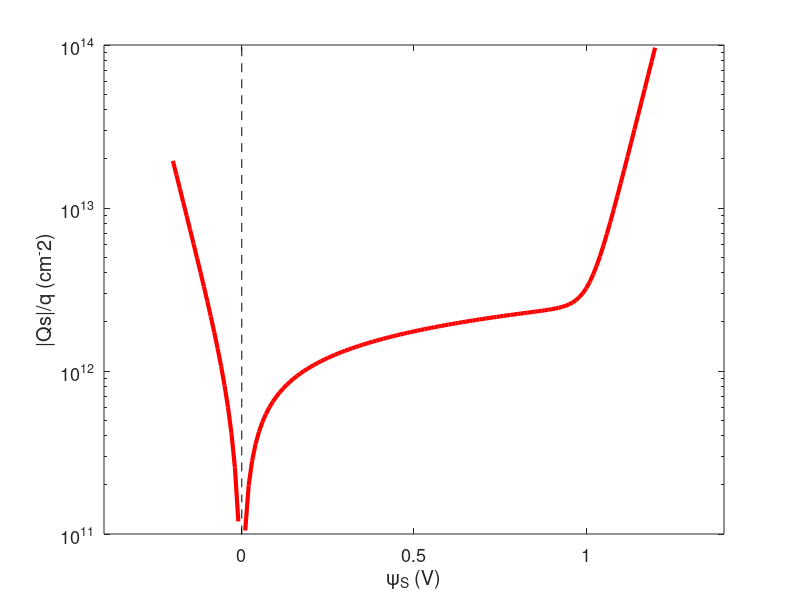
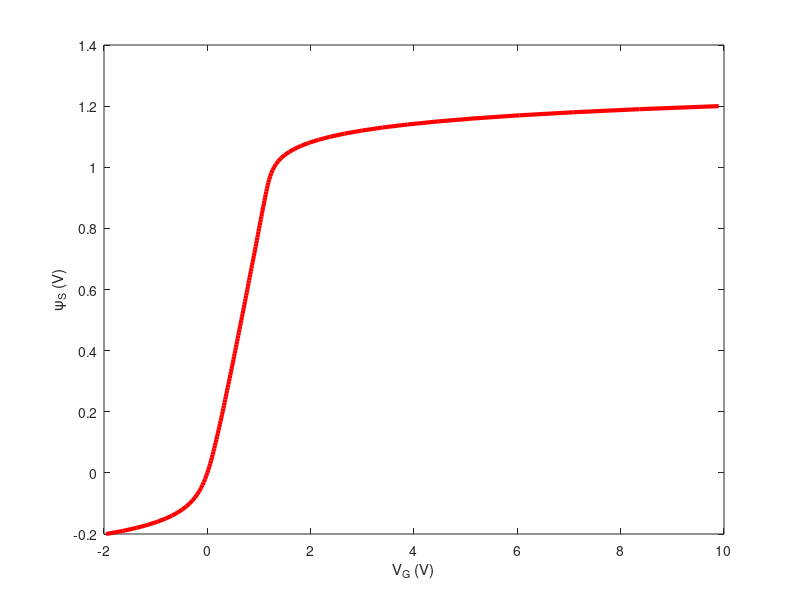

These figures' MATLAB source, in order: (Note: this script raises an error after producing the figures.)
% Surface potential vs. Gate voltage for MOS Capacitor  

%Initialize the range of the surface potential 
psi = -0.2:0.01:1.2; %[V] 

%Specify the physical constants  
epsilon_siO2 = 4*8.854*1e-14; %Permittivity of SiO2 [F/cm] 

epsilon_si = 11.68*8.854*1e-14; %Permittivity of Si [F/cm] 
k_b = 1.380e-23; %Boltzmann constant [J/K] 
q = 1.6e-19; %Elementary charge [C]  


%Specify the environmental parameters 
TL = 300; %Room temperature[Kelvin] 
ni = 1e10; %Intrinsic semiconductor carrier density  for silicon[cm-3] 
N_A = 5e17; %Acceptor concentration [cm-3] 
tox = 2e-7; %The thickness of SiO2 in capacitor[cm] 
V_FB = 0; %The flat-band voltage [V]  

%Calculate the capacitance per unit area 
cox = epsilon_siO2/tox; %[F/cm2]  


%Calculate the F function (to calculate the total charge) with respect to different surface potentials.  See: eqn. (10) in [1]  
F_psi1 = exp(-psi*q/k_b/TL) + psi*q/k_b/TL -1; %using the equations separtely as F_psi1 and F_psi2
F_psi2 = ni^2/N_A^2*(exp(psi*q/k_b/TL) - psi*q/k_b/TL -1); 
F_psi = sqrt(F_psi1 + F_psi2);  


%Initialize the vectors 
psi_length = length(psi); 
Qs = zeros(psi_length,1);  
V_G = zeros(psi_length,1); 
psi_B = zeros(psi_length,1); 

%Calculate the total charges and the corresponding gate voltages. See eqn. (12) in [1]   Total charge in semiconductor as a function of surface potential  as   

for i = 1:psi_length   
    if psi(i) <= 0             
        Qs(i) = sqrt(2*epsilon_si*k_b*TL*N_A)*F_psi(i);  %Calculate charge when the surface potential is negative 
         
    else         
        Qs(i) = -sqrt(2*epsilon_si*k_b*TL*N_A)*F_psi(i);  %Calculate charge when the surface potential is positive
    end        
    
    psi_B(i) = k_b*TL/q*log(N_A/ni); %Get the bulk potential as a reference and it is a constant with respect to VG     
    
    V_G(i) = V_FB+psi(i)-Qs(i)/cox; %Calculate the gate voltage 
end

%Plot total charge vs. surface potential (psi_S) 
figure(1) 
semilogy(psi,abs(Qs)/q,'r','linewidth',3); 
hold on 
set(gca, 'xlim', [-0.4 1.4], 'ylim', [1e11 1e14]); 
set(gca,'fontsize',13); 
xlabel('\psi_S (V)'); 
ylabel('|Qs|/q (cm^-2)'); 

%Plot x=0 
plot(zeros(1,21),logspace(10,16,21),'k--') 

%Plot surface potential (psi_S) vs. gate voltage with reference 
potential = 2*psi_B
figure(2) 
h1=plot(V_G,psi,'r','linewidth',3); 
xlabel('V_G (V)'); 
ylabel('\psi_S (V)'); 
hold on h2=plot(V_G,2*psi_B,'--b','linewidth',3); 
set(gca, 'xlim', [-3 10], 'ylim', [-0.4 1.4]); 
set(gca,'fontsize',13); 
legend('\psi_S','2*\psi_B','Location','SouthEast') 
 

%Plot x=0 and y=0 
plot(-10:10, zeros(1,21), 'k--') 
plot(zeros(1,21),-10:10, 'k--') 